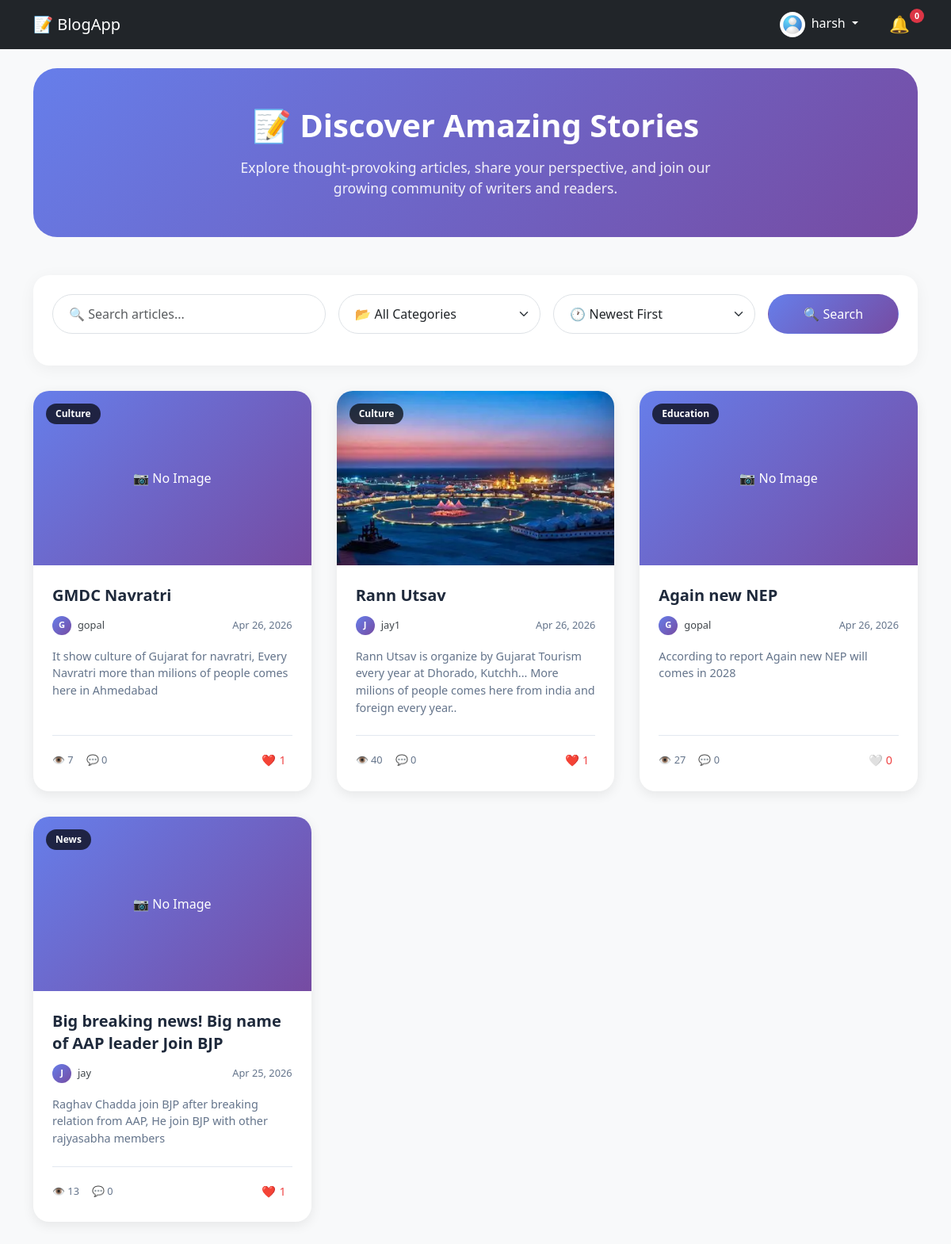
The app's page / (signed in) with its own data.
### blogapp/models.py (models this page shows, shortened)
class Profile(models.Model):
    user = models.OneToOneField(User, on_delete=models.CASCADE)
    profile_pic = models.ImageField(blank=True, null=True)
    bio = models.TextField(blank=True, null=True)
    followers = models.ManyToManyField(User, related_name="following", blank=True)
    created_at = models.DateTimeField(auto_now_add=True)

class Post(models.Model):
    author = models.ForeignKey(User, on_delete=models.CASCADE)
    category = models.ForeignKey(Category, on_delete=models.CASCADE)
    title = models.CharField(max_length=50)
    content = models.TextField()
    image = models.ImageField(null=True, blank=True)
    created_at = models.DateTimeField(auto_now_add=True)
    likes = models.ManyToManyField(User, related_name="liked_posts", blank=True)
    views = models.IntegerField(default=0)
    def total_likes(self):
        return self.likes.count()

class Category(models.Model):
    name = models.CharField(max_length=50)

### blogapp/views.py (the view)
# urls.py: path('', PostListView.as_view(), name='post_list'),
class PostListView(ListView):
    model = Post
    template_name = 'blog/post_list.html'
    context_object_name = 'posts'
    ordering = ['-created_at']
    paginate_by = 4
    def get_queryset(self):
        queryset = Post.objects.all()
        query = self.request.GET.get("q")
        category = self.request.GET.get('category')
        sorted_by = self.request.GET.get('sort', '-created_at')
        if query:
            queryset = queryset.filter(
                Q(title__icontains=query) | Q(content__icontains=query)
            )
        if category:
            queryset = queryset.filter(category__id=category)
        if sorted_by == "-likes":
            queryset = queryset.annotate(like_count=Count('likes')).order_by("-like_count")
        elif sorted_by == "-views":
            queryset = queryset.order_by("-views")
        else:
            queryset = queryset.order_by("-created_at")
        return queryset
    def get_context_data(self, **kwargs):
        context = super().get_context_data(**kwargs)
        context['categories'] = Category.objects.all()
        if self.request.user.is_authenticated:
            context['notification_count'] = Notification.objects.filter(
                user = self.request.user,
                is_read = False
            ).count()
        else:
            context['notification_count'] = 0
        return context

### blogapp/context_processors.py (called while the page is built)
def notification_count(request):
    if request.user.is_authenticated:
        count = Notification.objects.filter(
            user=request.user,
            is_read=False
        ).count()
    else:
        count = 0
    return {'notification_count': count}

### blogapp/templates/blog/post_list.html (shortened to what this page needs)
{% extends 'base.html' %}
{% load static %}
{% block extra_css %}
<link rel="stylesheet" href="{% static 'css/post_list.css' %}">
{% endblock %}
{% block content %}
<div class="hero-section">
    <h1>📝 Discover Amazing Stories</h1>
    <p>Explore thought-provoking articles, share your perspective, and join our growing community of writers and
        readers.</p>
</div>
<div class="filter-bar">
    <form id="filter-form">
        <div class="row align-items-center g-3">
            <div class="col-md-4">
                <input type="text" name="q" id="filter-in" class="form-control" placeholder="🔍 Search articles..."
                    style="border-radius: 40px; padding: 0.75rem 1.25rem;">
            </div>
            <div class="col-md-3">
                <select name="category" id="filter-cat" class="form-select"
                    style="border-radius: 40px; padding: 0.75rem 1.25rem;">
                    <option value="">📂 All Categories</option>
                </select>
            </div>
            <div class="col-md-3">
                <select id="sort-select" class="form-select" style="border-radius: 40px; padding: 0.75rem 1.25rem;">
                    <option value="-created_at">🕐 Newest First</option>
                </select>
            </div>
            <div class="col-md-2">
                <button type="button" id="search-btn" class="btn w-100"
                    style="background: linear-gradient(135deg, #667eea, #764ba2); color: white; border-radius: 40px; padding: 0.75rem;">
                    🔍 Search
                </button>
            </div>
        </div>
    </form>
</div>
<div id="post-container">
    <div class="posts-grid">
        {% include "blog/post_list_partial_modern.html" with posts=page_obj %}
    </div>
</div>
{% endblock %}

### blogapp/templates/base.html (shortened to what this page needs)
{% load static %}
<html>
<head>
    <link href="https://cdn.jsdelivr.net/npm/bootstrap@5.3.0/dist/css/bootstrap.min.css" rel="stylesheet">
    <link rel="stylesheet" href="{% static 'css/style.css' %}">
    {% block extra_css %}{% endblock %}
</head>
<body class="bg-light">
    <nav class="navbar navbar-expand-lg navbar-dark bg-dark">
        <div class="container">
            <a class="navbar-brand" href="{% url 'post_list' %}">📝 BlogApp</a>
            <div class="d-flex align-items-center gap-3">
                <div class="dropdown">
                    <button class="btn btn-link dropdown-toggle text-white text-decoration-none" type="button"
                        data-bs-toggle="dropdown" aria-expanded="false">
                        {% if user.is_authenticated %}
                            {% if request.user.profile.profile_pic %}
                                <img src="{{ request.user.profile.profile_pic.url }}" alt="Avatar"
                                    style="width: 32px; height: 32px; border-radius: 50%; object-fit: cover;">
                            {% else %}
                                <div style="width: 32px; height: 32px; background: #667eea; border-radius: 50%; display: inline-flex; align-items: center; justify-content: center; color: white;">
                                    {{ request.user.username|make_list|first|upper }}
                                </div>
                            {% endif %}
                        {% else %}
                            <img src="{% static 'images/default-avatar.png' %}" alt="Avatar"
                                style="width: 32px; height: 32px; border-radius: 50%; object-fit: cover;">
                        {% endif %}
                        <span class="ms-1">{{ request.user.username|default:'Guest' }}</span>
                    </button>
                </div>
                {% if request.user.is_authenticated %}
                <div class="notification-wrapper" id="wrapper">
                    <a href="{% url 'notifications' %}" class="notification-bell-link" id="notificationBellLink">
                        🔔
                        <span id="notif-count" class="notification-badge">0</span>
                    </a>
                </div>
                {% endif %}
            </div>
        </div>
    </nav>
    <div class="container mt-4">
        {% block content %}
        {% endblock %}
    </div>
</body>
</html>

### blogapp/templates/blog/post_list_partial_modern.html
{% for post in posts %}
<div class="post-card-modern">
    <div class="post-card-image">
        {% if post.image %}
        <img src="{{ post.image.url }}" alt="{{ post.title }}">
        {% else %}
        <div
            style="height: 220px; background: linear-gradient(135deg, #667eea, #764ba2); display: flex; align-items: center; justify-content: center; color: white;">
            📷 No Image
        </div>
        {% endif %}
        <span class="post-card-category">{{ post.category.name }}</span>
    </div>
    <div class="post-card-content">
        <h3 class="post-card-title">
            <a href="{% url 'post_detail' post.id %}">{{ post.title }}</a>
        </h3>
        <div class="post-card-meta">
            <div class="post-card-author">
                <div class="post-card-author-img">
                    {{ post.author.username|first|upper }}
                </div>
                <a href="{% url 'profile_detail' post.author.username %}" style="text-decoration: none; color: #41474c; font-weight: 500;">{{ post.author.username }}</a>
            </div>
            <span>{{ post.created_at|date:"M d, Y" }}</span>
        </div>
        <p class="post-card-excerpt">
            {{ post.content|truncatewords:25 }}
        </p>
        <div class="post-card-stats">
            <div class="post-card-stats-left">
                <div class="stat-item">👁️ {{ post.views }}</div>
                <div class="stat-item">💬 {{ post.comment_set.count }}</div>
            </div>
            <button onclick="likePost({{ post.id }})" id="like-btn-{{ post.id }}" class="like-btn-modern">
                {% if user in post.likes.all %}
                ❤️ <span id="like-count-{{ post.id }}">{{ post.total_likes }}</span>
                {% else %}
                🤍 <span id="like-count-{{ post.id }}">{{ post.total_likes }}</span>
                {% endif %}
            </button>
        </div>
    </div>
</div>
{% empty %}
<div class="empty-state">
    <div class="empty-state-icon">📭</div>
    <h3>No posts found</h3>
    <p>Try adjusting your search or filter to find what you're looking for.</p>
</div>
{% endfor %}

### blogapp/static/css/style.css (style rules this page uses)
#wrapper { position: relative; display: inline-block; }
#wrapper a { position: relative; display: inline-flex; align-items: center; gap: 5px; font-size: 1.3rem; text-decoration: none; padding: 5px 10px; border-radius: 50%; transition: all 0.2s; }
#notif-count { position: absolute; top: 1px; right: -8px; background: #dc3545; color: white !important; font-size: 0.65rem; font-weight: bold; min-width: 18px; height: 18px; padding: 0 5px; border-radius: 50%; display: inline-flex; align-items: center; justify-content: center; box-shadow: 0 0 0 2px #212529; }

### blogapp/static/css/post_list.css (style rules this page uses)
.hero-section { background: linear-gradient(135deg, #667eea 0%, #764ba2 100%); border-radius: 30px; padding: 3rem 2rem; margin-bottom: 3rem; text-align: center; color: white; }
.hero-section h1 { font-size: 2.5rem; font-weight: 800; margin-bottom: 1rem; }
.hero-section p { font-size: 1.1rem; opacity: 0.9; max-width: 600px; margin: 0 auto; }
.filter-bar { background: white; border-radius: 20px; padding: 1.5rem; margin-bottom: 2rem; box-shadow: 0 4px 20px rgba(0, 0, 0, 0.05); }
.posts-grid { display: grid; grid-template-columns: repeat(auto-fill, minmax(350px, 1fr)); gap: 2rem; margin-bottom: 2rem; }
.post-card-modern { background: white; border-radius: 20px; overflow: hidden; transition: all 0.3s ease; box-shadow: 0 4px 15px rgba(0, 0, 0, 0.08); height: 100%; display: flex; flex-direction: column; }
.post-card-image { height: 220px; overflow: hidden; position: relative; }
.post-card-image img { width: 100%; height: 100%; object-fit: cover; transition: transform 0.3s ease; }
.post-card-category { position: absolute; top: 1rem; left: 1rem; background: rgba(0, 0, 0, 0.7); backdrop-filter: blur(10px); color: white; padding: 0.25rem 0.75rem; border-radius: 20px; font-size: 0.75rem; font-weight: 600; z-index: 1; }
.post-card-content { padding: 1.5rem; flex: 1; display: flex; flex-direction: column; }
.post-card-title { font-size: 1.25rem; font-weight: 700; margin-bottom: 0.75rem; line-height: 1.4; }
.post-card-title a { color: #1e293b; text-decoration: none; transition: color 0.2s ease; }
.post-card-meta { display: flex; justify-content: space-between; align-items: center; margin-bottom: 1rem; font-size: 0.8rem; color: #64748b; }
.post-card-author { display: flex; align-items: center; gap: 0.5rem; }
.post-card-author-img { width: 24px; height: 24px; border-radius: 50%; background: linear-gradient(135deg, #667eea, #764ba2); display: flex; align-items: center; justify-content: center; color: white; font-size: 0.7rem; font-weight: bold; }
.post-card-excerpt { color: #64748b; font-size: 0.9rem; line-height: 1.5; margin-bottom: 1.5rem; flex: 1; }
.post-card-stats { display: flex; justify-content: space-between; align-items: center; padding-top: 1rem; border-top: 1px solid #e2e8f0; }
.post-card-stats-left { display: flex; gap: 1rem; }
.stat-item { display: flex; align-items: center; gap: 0.25rem; font-size: 0.8rem; color: #64748b; }
.like-btn-modern { background: none; border: none; cursor: pointer; display: flex; align-items: center; gap: 0.25rem; font-size: 0.9rem; color: #ef4444; transition: transform 0.2s ease; padding: 0.25rem 0.5rem; border-radius: 20px; }

### records on screen
Post: image "📷 No Image", category.name "Culture", title "GMDC Navratri", author.username|first "G", author.username "gopal", created_at "Apr 26, 2026", content "It show culture of Gujarat for navratri, Every Navratri more than milions of people comes here in Ahmedabad", views "7", comment_set.count "0", total_likes "1"
Post: image (picture), category.name "Culture", title "Rann Utsav", author.username|first "J", author.username "jay1", created_at "Apr 26, 2026", content "Rann Utsav is organize by Gujarat Tourism every year at Dhorado, Kutchh... More milions of people comes here from india and foreign every year..", views "40", comment_set.count "0", total_likes "1"
Post: image "📷 No Image", category.name "Education", title "Again new NEP", author.username|first "G", author.username "gopal", created_at "Apr 26, 2026", content "According to report Again new NEP will comes in 2028", views "27", comment_set.count "0", total_likes "0"
Post: image "📷 No Image", category.name "News", title "Big breaking news! Big name of AAP leader Join BJP", author.username|first "J", author.username "jay", created_at "Apr 25, 2026", content "Raghav Chadda join BJP after breaking relation from AAP, He join BJP with other rajyasabha members", views "13", comment_set.count "0", total_likes "1"

### other values on screen
{{ request.user.username|default:'Guest' }} "harsh"
